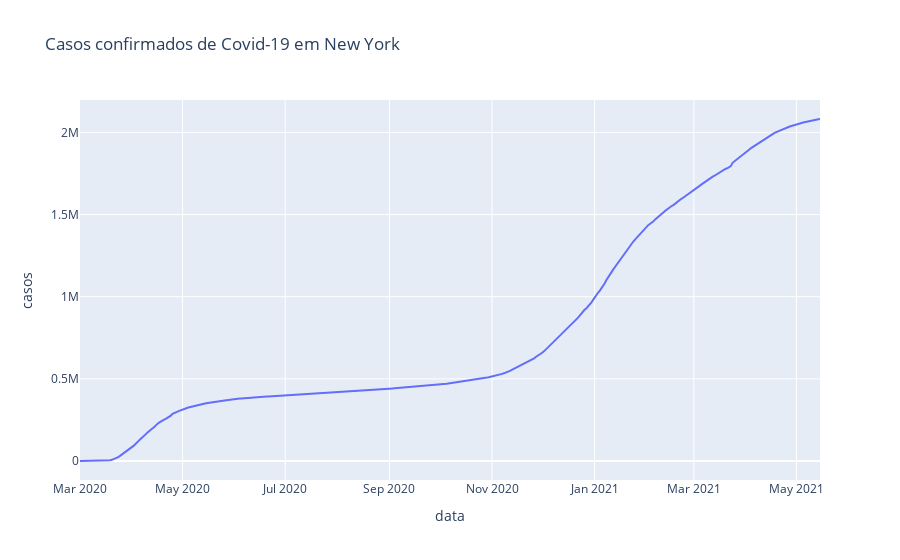

This figure's notebook cell:
### Code cell
# Visualizar os casos em New York
px.line(ny, 'data', 'casos', title='Casos confirmados de Covid-19 em New York')

### Figure 1 — Plotly figure (JSON) as saved in the notebook; plotly's stock layout.template omitted (floating-point values rounded to 4 significant figures; data arrays with more than 128 entries replaced by an {"elided": "..."} marker saying what was removed)
{"data": [{"hovertemplate": "data=%{x}<br>casos=%{y}<extra></extra>", "legendgroup": "", "line": {"color": "#636efa", "dash": "solid"}, "mode": "lines", "name": "", "orientation": "v", "showlegend": false, "type": "scatter", "x": {"elided": "441 str values"}, "xaxis": "x", "y": {"elided": "441 int values"}, "yaxis": "y"}], "layout": {"legend": {"tracegroupgap": 0}, "title": {"text": "Casos confirmados de Covid-19 em New York"}, "xaxis": {"anchor": "y", "domain": [0, 1], "title": {"text": "data"}}, "yaxis": {"anchor": "x", "domain": [0, 1], "title": {"text": "casos"}}}}
